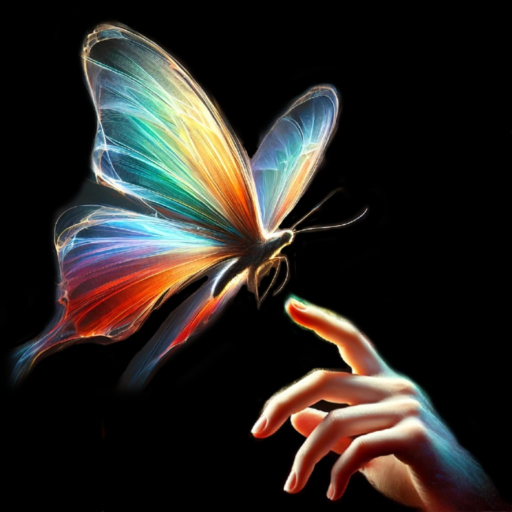
#> input picture butterfly-hand-combined.jpg, 1024 x 1024 px (shown at 1/2 size)
$ jupyter execute testing.ipynb   (older library calls are emulated)
#> lines starting #> are read from the running program, lines starting #| are printed output that depends on the picture; after the words box and inside, x2 and y2 are one past the last pixel; in counts of white or black regions, pixels touching at a corner belong together
[cell 1]
# Phase 1: Preprocessing
from PIL import Image, ImageOps
import numpy as np
import matplotlib.pyplot as plt

# = == Configurable Parameters ===
gamma = 1.5                 # Gamma correction factor
brightness_threshold = 20   # Brightness floor threshold (0–255)
alpha_sobel = 0     # Strength of soft enhancement
canny_boost = 255     # Brightness to add at hard edges


# === Load and Convert to Grayscale ===
input_path = "butterfly-hand-combined.jpg"
img = Image.open(input_path).convert("RGB")
#> img is the input picture: PIL image 1024x1024 RGB; mean R, G, B 41.5, 37, 33.1
gray = ImageOps.grayscale(img)
gray_np = np.array(gray).astype(np.float32)

# === Apply Gamma Correction ===
gamma_corrected = 255 * ((gray_np / 255) ** gamma)

# === Apply Brightness Threshold Floor ===
gamma_corrected[gamma_corrected < brightness_threshold] = 0
#> gamma_corrected: shape (1024, 1024) float32; min 0, max 255, mean 27.8
gamma_corrected = np.clip(gamma_corrected, 0, 255).astype(np.uint8)

import cv2

# === Convert gamma-corrected image to uint8 for OpenCV ===
gamma_uint8 = gamma_corrected.astype(np.uint8)

# === Compute Sobel Edge Map ===
sobel_x = cv2.Sobel(gamma_uint8, cv2.CV_64F, 1, 0, ksize=3)
sobel_y = cv2.Sobel(gamma_uint8, cv2.CV_64F, 0, 1, ksize=3)
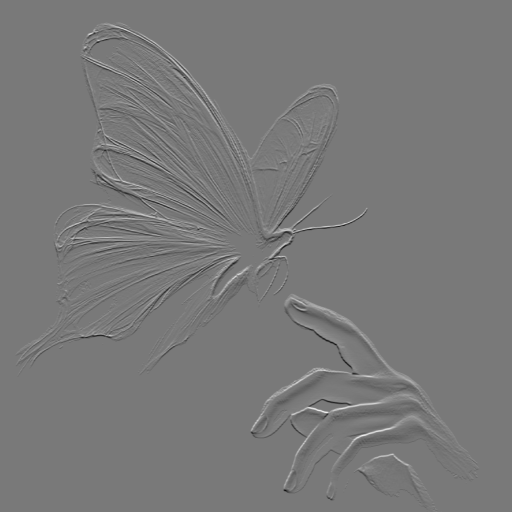
#> sobel_y: shape (1024, 1024) float64 (shown at 1/2 size); min -650, max 716, mean 0; drawn with min black and max white
sobel_mag = np.hypot(sobel_x, sobel_y)
sobel_mag = np.clip(sobel_mag / sobel_mag.max(), 0, 1) * 255
sobel_mag = sobel_mag.astype(np.uint8)

# === Compute Canny Edge Map ===

canny_edges = cv2.Canny(gamma_uint8, threshold1=50, threshold2=150)
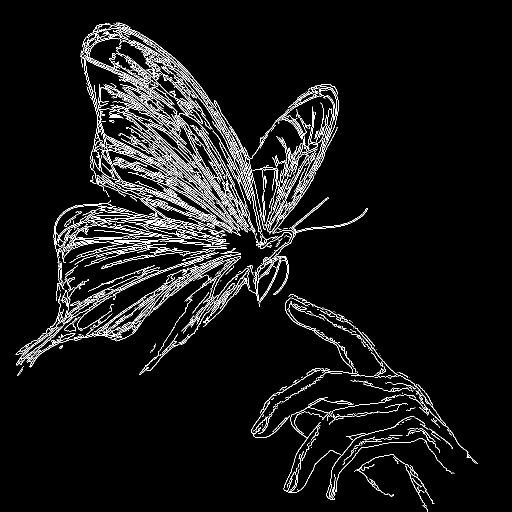
#> canny_edges: shape (1024, 1024) (shown at 1/2 size); 5.5% white in thin lines or dots, all inside (x1, y1, x2, y2) = (31, 45, 955, 1024)
canny_mask = (canny_edges > 0).astype(np.uint8)

# === Blend Both into Brightness Map ===

enhanced = gamma_uint8 + (alpha_sobel * sobel_mag).astype(np.uint8)
enhanced = np.clip(enhanced, 0, 255)
enhanced += (canny_mask * canny_boost)
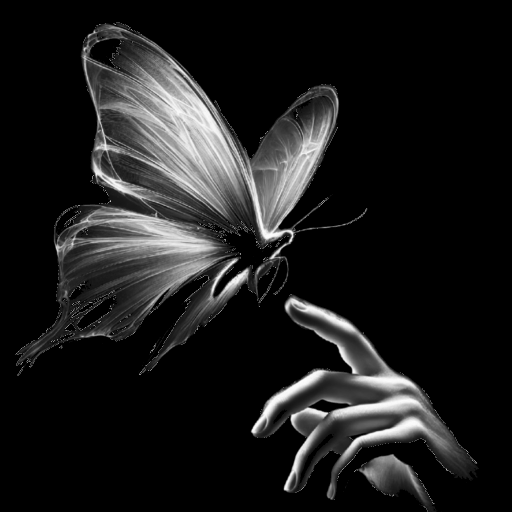
#> enhanced: shape (1024, 1024) (shown at 1/2 size); min 0, max 255, mean 28.1
enhanced = np.clip(enhanced, 0, 255)

# === Apply Brightness Threshold Floor (Post-Blend) ===
enhanced[enhanced < brightness_threshold] = 0
#> enhanced: shape (1024, 1024); 0.14% of pixels changed, all inside (x1, y1, x2, y2) = (32, 46, 955, 1024)
enhanced = enhanced.astype(np.uint8)

# === Save and Display ===
final_img = Image.fromarray(enhanced)
final_img.save("01_preprocessed2.png")

plt.imshow(final_img, cmap="gray")
plt.axis("off")
plt.title("01_preprocessed2.png (hybrid edge enhanced)")
plt.show()

[cell 2]
import random
from PIL import ImageDraw, Image
import numpy as np
import matplotlib.pyplot as plt

# === Phase 2: Dot Sampling ===

# === Configurable Parameters ===
num_dots_target = 4000        # Total number of dots to sample
dot_radius = 8                # Radius of each dot in pixels
overlap_allowed = 0.5         # e.g., allow 50% diameter overlap
delta = 1                   # Controls brightness influence (delta < 1 favors dark, >1 favors light)

# === Load Preprocessed Image ===
gray_img = Image.open("01_preprocessed2.png")
gray_np = np.array(gray_img).astype(np.float32)
height, width = gray_np.shape
#> height = 1024; width = 1024

# === Normalize to Probability Map and Apply Delta Curve ===
prob_map = (gray_np / 255.0) ** delta

# === Sample Dot Coordinates ===
coords = []
attempts = 0
max_attempts = num_dots_target * 10

while len(coords) < num_dots_target and attempts < max_attempts:
    x = random.randint(0, width - 1)
    y = random.randint(0, height - 1)
    if random.random() < prob_map[y, x]:
        coords.append((x, y))
    attempts += 1
#> after the loop, attempts = 35938; coords = 4000 pairs, first value 36 to 948, second value 46 to 1016

# === Filter Overlapping Dots ===
def filter_overlapping(coords, dot_radius, overlap_allowed):
#> called with dot_radius = 8, overlap_allowed = 0.5
    min_dist = 2 * dot_radius * (1 - overlap_allowed)
    min_dist_sq = min_dist ** 2
    accepted = []

    for x, y in coords:
        too_close = False
        for ax, ay in accepted:
            dx = x - ax
            dy = y - ay
            if dx * dx + dy * dy < min_dist_sq:
                too_close = True
                break
        if not too_close:
            accepted.append((x, y))
#> this loop made 4000 passes
#> (x, y) on passes 1 to 3: (788, 861), (447, 285), (594, 376)
#> after the loop, accepted = 1569 pairs, first value 36 to 944, second value 46 to 1016
    return accepted

# === Apply Overlap Constraint ===
coords = filter_overlapping(coords, dot_radius, overlap_allowed)
#> coords has the same summary as accepted in filter_overlapping
print(f"Total dots after overlap filtering: {len(coords)}")
#| Total dots after overlap filtering: 1569

# === Render Dots ===
dot_image = Image.new("RGB", (width, height), "black")
#> dot_image: PIL image 1024x1024 RGB; every value is 0
draw = ImageDraw.Draw(dot_image)

for x, y in coords:
    draw.ellipse(
        [(x - dot_radius, y - dot_radius), (x + dot_radius, y + dot_radius)],
        fill="white"
    )
#> this loop made 1569 passes

# === Save and Preview ===
dot_image.save("02_white_dots2.png")
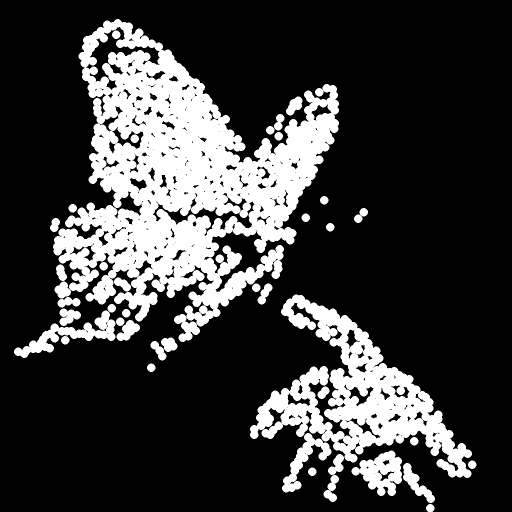
#> saved as 02_white_dots2.png: PIL image 1024x1024 RGB (shown at 1/2 size); 23.4% white; 39 white regions, largest, box (x1, y1, x2, y2) and area: (106, 38, 678, 684) 162703, (500, 589, 944, 956) 53055, (28, 621, 231, 716) 5556
plt.imshow(dot_image)
plt.axis("off")
plt.title("02_white_dots2.png")
plt.show()

[cell 3]
import colorsys

# === Configurable Parameters ===
light_thresh = 200
mid_thresh = 120
chroma_threshold = 0.1  # Below this, favor more neutral color in bin

# === Color Palette (bin-sorted) ===
color_bins = {
    'light': {
        'colors': {
            'Pale Ivory': '#F2E8D5',
            'Sky Blue': '#B8D9F9',
        }
    },
    'mid': {
        'colors': {
            'Warm Orange': '#F6A06D',
            'Lavender': '#9E85C4',
            'Muted Green': '#6BBF59',
        }
    },
    'dark': {
        'colors': {
            'Warm Brown': '#523F3A',
            'Slate Blue': '#303952',
        }
    }
}

# Convert hex to RGB (0–255) and to HSL (0–1)
def hex_to_rgb(h):
    h = h.lstrip('#')
    return tuple(int(h[i:i+2], 16) for i in (0, 2, 4))

def rgb_to_hsl(rgb):
    r, g, b = [v / 255.0 for v in rgb]
    return colorsys.rgb_to_hls(r, g, b)  # Returns (hue, lightness, saturation)

for bin_data in color_bins.values():
    color_data = []
    for name, hex_val in bin_data['colors'].items():
        rgb = hex_to_rgb(hex_val)
        h, l, s = rgb_to_hsl(rgb)
        chroma = s
        color_data.append({
            'name': name,
            'hex': hex_val,
            'rgb': rgb,
            'hue': h,
            'chroma': chroma
        })
    bin_data['colors'] = color_data

# === Load dot coordinates and original image ===
original_rgb = Image.open(input_path).convert("RGB")
dot_image = Image.new("RGB", original_rgb.size, "black")
draw = ImageDraw.Draw(dot_image)

colored_coords = []

for x, y in coords:
    x_i, y_i = int(round(x)), int(round(y))
    if not (0 <= x_i < original_rgb.width and 0 <= y_i < original_rgb.height):
        continue

    r, g, b = original_rgb.getpixel((x_i, y_i))
    lum = 0.299 * r + 0.587 * g + 0.114 * b

    # Assign tone bin
    if lum >= light_thresh:
        tone_bin = 'light'
    elif lum >= mid_thresh:
        tone_bin = 'mid'
    else:
        tone_bin = 'dark'

    h, l, s = rgb_to_hsl((r, g, b))
    chroma = s

    # Pick best match in bin
    best_color = None
    min_hue_diff = float('inf')
    for c in color_bins[tone_bin]['colors']:
        if chroma < chroma_threshold:
            best_color = min(color_bins[tone_bin]['colors'], key=lambda cc: cc['chroma'])
            break
        hue_diff = abs(h - c['hue'])
        if hue_diff > 0.5:
            hue_diff = 1.0 - hue_diff  # Wrap-around
        if hue_diff < min_hue_diff:
            min_hue_diff = hue_diff
            best_color = c

    draw.ellipse(
        [(x - dot_radius, y - dot_radius), (x + dot_radius, y + dot_radius)],
        fill=best_color['hex']
    )
    colored_coords.append((x, y, best_color['hex']))
#> this loop made 1569 passes
#> (x, y, x_i, y_i, lum) on passes 1 to 12: (788, 861, 788, 861, 248.6), (447, 285, 447, 285, 236.2), (594, 376, 594, 376, 219.1), (386, 245, 386, 245, 229.1), (378, 253, 378, 253, 223.8), (207, 532, 207, 532, 86.15), (324, 331, 324, 331, 210.2), (822, 855, 822, 855, 228.7), (406, 619, 406, 619, 145.2), (373, 205, 373, 205, 230.9), (306, 592, 306, 592, 130.8), (265, 600, 265, 600, 80.79)
#> (x, y) on passes 28 to 33: (334, 139), (589, 391), (355, 477), (175, 653), (241, 175), (369, 511)

# === Phase 4: Accent Injection ===
# Assumes: `colored_coords` from Phase 3 and `original_rgb` already loaded

# === Tunable Parameters ===
accent_chroma_threshold = 0.4
accent_luminance_min = 60
accent_luminance_max = 230
red_hue_range = [(0.95, 1.0), (0.0, 0.05)]
yellow_hue_range = [(0.12, 0.18)]

# === Accent Colors ===
accent_colors = {
    'Bright Red': '#FA5252',
    'Vivid Yellow': '#FEE440'
}

# === Hue Matching Function ===
def in_hue_range(h, ranges):
    for low, high in ranges:
        if low <= h <= high:
            return True
    return False

# === Process All Dots ===
updated_coords = []

for x, y, prev_color in colored_coords:
    x_i, y_i = int(round(x)), int(round(y))
    if not (0 <= x_i < original_rgb.width and 0 <= y_i < original_rgb.height):
        updated_coords.append((x, y, prev_color))
        continue

    r, g, b = original_rgb.getpixel((x_i, y_i))
    h, l, s = rgb_to_hsl((r, g, b))
    chroma = s
    luminance = 0.299 * r + 0.587 * g + 0.114 * b

    if (chroma > accent_chroma_threshold and
        accent_luminance_min <= luminance <= accent_luminance_max):

        if in_hue_range(h, red_hue_range):
            updated_coords.append((x, y, accent_colors['Bright Red']))
            continue
        elif in_hue_range(h, yellow_hue_range):
            updated_coords.append((x, y, accent_colors['Vivid Yellow']))
            continue

    updated_coords.append((x, y, prev_color))
#> this loop made 1569 passes

# === Re-render Image with Accents ===
accent_image = Image.new("RGB", original_rgb.size, "black")
draw = ImageDraw.Draw(accent_image)

for x, y, color in updated_coords:
    draw.ellipse(
        [(x - dot_radius, y - dot_radius), (x + dot_radius, y + dot_radius)],
        fill=color
    )
#> this loop made 1569 passes

accent_image.save("04_colored_with_accents2.png")
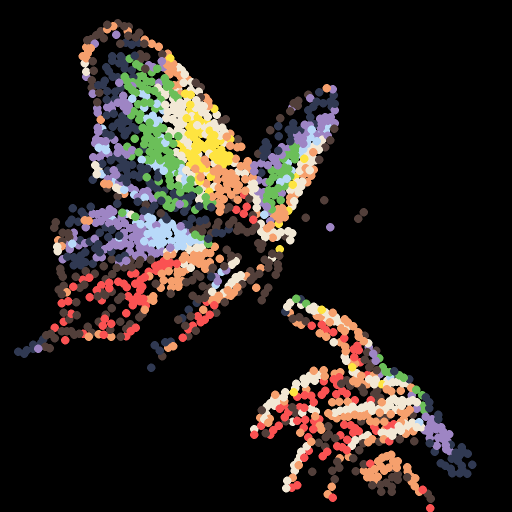
#> saved as 04_colored_with_accents2.png: PIL image 1024x1024 RGB (shown at 1/2 size); mean R, G, B 38.7, 32, 28.2
plt.imshow(accent_image)
plt.axis("off")
plt.title("04_colored_with_accents2.png")
plt.show()

[cell 4]
from collections import Counter

# === Count and Print Final Color Usage ===
color_counts = Counter(color for _, _, color in updated_coords)
total_dots = sum(color_counts.values())

# Map hex back to color names
hex_to_name = {v: k for k, v in {
    **{c['name']: c['hex'] for b in color_bins.values() for c in b['colors']},
    **accent_colors
}.items()}

# Print counts and percentages
print("\n=== Dot Counts by Color ===")
for hex_val, count in color_counts.most_common():
    name = hex_to_name.get(hex_val, hex_val)
    pct = 100 * count / total_dots
    print(f"{name:<15} {count:>5}  ({pct:5.2f}%)")
#> this loop made 9 passes
#> (hex_val, count) on passes 1 to 9: ('#F6A06D', 263), ('#F2E8D5', 249), ('#523F3A', 239), ('#303952', 193), ('#9E85C4', 187), ('#6BBF59', 149), ('#FA5252', 133), ('#B8D9F9', 88), ('#FEE440', 68)
#| Warm Orange       263  (16.76%)
#| Pale Ivory        249  (15.87%)
#| Warm Brown        239  (15.23%)
#| Slate Blue        193  (12.30%)
#| Lavender          187  (11.92%)
#| Muted Green       149  ( 9.50%)
#| Bright Red        133  ( 8.48%)
#| Sky Blue           88  ( 5.61%)
#> (further printed lines are left out)

[cell 5]
from PIL import Image, ImageDraw, ImageFont
import matplotlib.pyplot as plt

# === Load Previous Data ===
original_rgb = Image.open(input_path).convert("RGB")

# === Color to Number Mapping ===
color_number_map = {
    '#F2E8D5': '1',  # Pale Ivory
    '#B8D9F9': '2',  # Sky Blue
    '#F6A06D': '3',  # Warm Orange
    '#9E85C4': '4',  # Lavender
    '#6BBF59': '5',  # Muted Green
    '#523F3A': '6',  # Warm Brown
    '#303952': '7',  # Slate Blue
    '#FA5252': '8',  # Bright Red
    '#FEE440': '9',  # Vivid Yellow
}

# === Create Projection Image with Numbers ===
proj_image = Image.new("RGB", original_rgb.size, "black")
draw = ImageDraw.Draw(proj_image)

# Attempt to load a reasonable font; fallback if unavailable
try:
    font = ImageFont.truetype("DejaVuSans-Bold.ttf", size=12)
except:
    font = ImageFont.load_default()

# Draw numbers
for x, y, color in updated_coords:
    label = color_number_map.get(color.upper(), '?')
    draw.text((x, y), label, fill="white", anchor="mm", font=font)

# Save and show
proj_image.save("04_color_numbers_projection.png")
plt.imshow(proj_image)
plt.axis("off")
plt.title("04_color_numbers_projection.png")
plt.show()

[cell 6]
# === Configuration ===
grid_cols = 5  # 5 tiles across the full width
grid_rows = 5  # 5 tiles down the full height
tile_layouts = [(3, 2), (2, 2), (3, 2), (2, 2)]  # (width_in_tiles, height_in_tiles) for each output piece
input_image_path = "04_color_numbers_projection.png"

# === Load image ===
full_image = Image.open(input_image_path)
full_width, full_height = full_image.size
tile_w = full_width // grid_cols
tile_h = full_height // grid_rows

# === Create and save segments ===
segments = []
x_tiles_used = 0
y_tiles_used = 0
segment_count = 1

for layout in tile_layouts:
    tiles_wide, tiles_high = layout
    left = x_tiles_used * tile_w
    top = y_tiles_used * tile_h
    right = left + tiles_wide * tile_w
    bottom = top + tiles_high * tile_h

    # Extract subimage
    segment = full_image.crop((left, top, right, bottom))

    # Draw edge markers
    draw = ImageDraw.Draw(segment)
    bar_len = 30
    bar_thickness = 3

    # Horizontal midpoints
    mid_x = segment.width // 2
    mid_y = segment.height // 2

    # Top edge
    draw.rectangle([(mid_x - bar_len//2, 0), (mid_x + bar_len//2, bar_thickness)], fill="white")
    # Bottom edge
    draw.rectangle([(mid_x - bar_len//2, segment.height - bar_thickness),
                    (mid_x + bar_len//2, segment.height)], fill="white")
    # Left edge
    draw.rectangle([(0, mid_y - bar_len//2), (bar_thickness, mid_y + bar_len//2)], fill="white")
    # Right edge
    draw.rectangle([(segment.width - bar_thickness, mid_y - bar_len//2),
                    (segment.width, mid_y + bar_len//2)], fill="white")

    # Save segment
    filename = f"projection_segment_{segment_count}.png"
    segment.save(filename)
    segments.append((filename, segment.width, segment.height))
    segment_count += 1

    x_tiles_used += tiles_wide
    if x_tiles_used >= grid_cols:
        x_tiles_used = 0
        y_tiles_used += tiles_high
#> this loop made 4 passes
#> pass 1, `segment.save(filename)`:
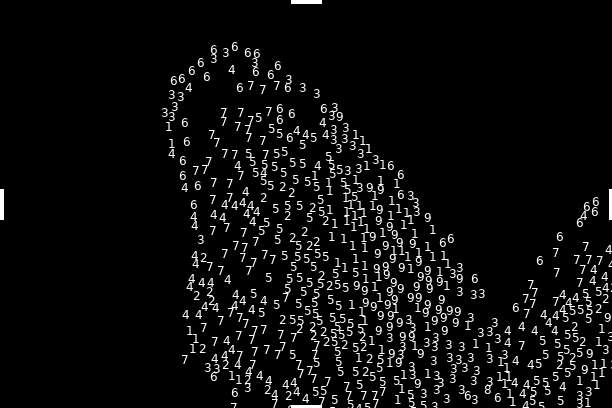
#> saved as projection_segment_1.png: PIL image 612x408 RGB; min 0, max 255, mean 12.7
#> after the loop:
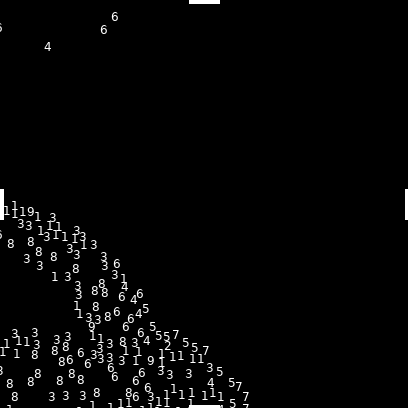
#> segment: PIL image 408x408 RGB; min 0, max 255, mean 5.4

# Display last segment as confirmation
plt.imshow(segment)
plt.axis("off")
plt.title("Last Projection Segment")
plt.show()

segments
#> Out = [('projection_segment_1.png', 612, 408), ('projection_segment_2.png', 408, 408), ('projection_segment_3.png', 612, 408), ('projection_segment_4.png', 408, 408)]

[cell 7]
import json

with open("updated_coords.js", "w") as f:
    f.write("const updated_coords = ")
    f.write(json.dumps(updated_coords))
    f.write(";")

[cell 8]
from PIL import Image
import numpy as np
import os

# === Input ===
input_path = "butterfly-white.png"

# === Output directory ===
os.makedirs("butterfly_colored", exist_ok=True)

# === Target colors ===
color_map = {
    'pale_ivory': '#F2E8D5',
    'sky_blue': '#B8D9F9',
    'warm_orange': '#F6A06D',
    'lavender': '#9E85C4',
    'muted_green': '#6BBF59',
    'warm_brown': '#523F3A',
    'slate_blue': '#303952',
    'bright_red': '#FA5252',
    'vivid_yellow': '#FEE440',
}

# === Helper ===
def hex_to_rgb(hex):
    h = hex.lstrip("#")
    return tuple(int(h[i:i+2], 16) for i in (0, 2, 4))

# === Load greyscale base ===
img = Image.open(input_path).convert("RGBA")
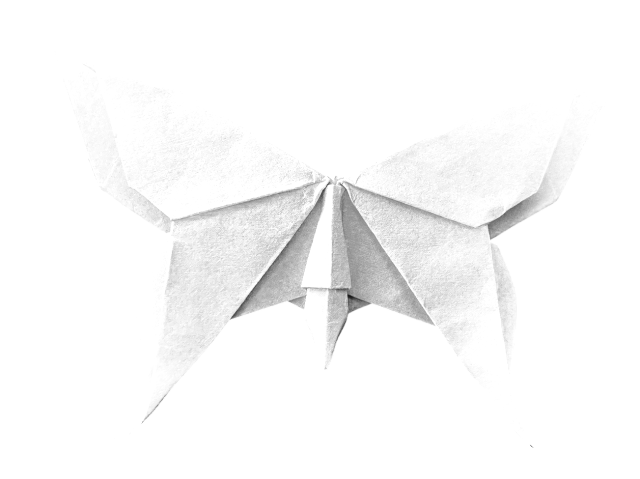
#> input picture butterfly-white.png, 1280 x 958 px (shown at 1/2 size)
#> img is the input picture: PIL image 1280x958 RGBA; mean R, G, B, A 76, 76, 76, 80.9
arr = np.array(img)

# === Split channels ===
gray = arr[..., 0:3].astype(np.float32) / 255.0
#> gray: shape (958, 1280, 3) float32
alpha = arr[..., 3:]

# === Generate tinted variants ===
for name, hex_color in color_map.items():
    rgb = np.array(hex_to_rgb(hex_color)) / 255.0
    tinted = (gray * rgb).clip(0, 1)
    tinted_uint8 = (tinted * 255).astype(np.uint8)

    out_arr = np.concatenate([tinted_uint8, alpha], axis=-1)
    out_img = Image.fromarray(out_arr, mode="RGBA")
    out_img.save(f"butterfly_colored/butterfly_{name}.png")
#> this loop made 9 passes
#> pass 1, `tinted = (gray * rgb).clip(0, 1)`:
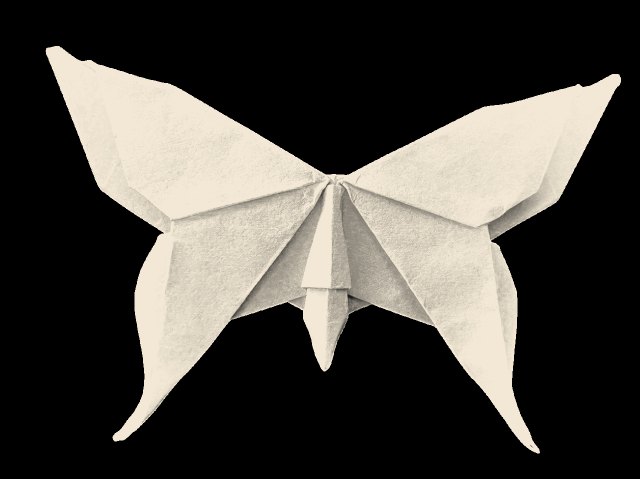
#> tinted: shape (958, 1280, 3) float64 (shown at 1/2 size); mean R, G, B 0.283, 0.271, 0.249
#> after the loop:
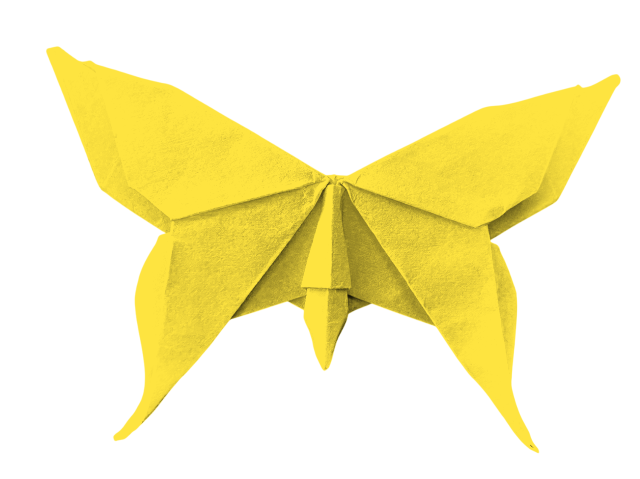
#> out_arr: shape (958, 1280, 4) (shown at 1/2 size); mean R, G, B, A 75.7, 67.8, 18.9, 80.9; transparent parts drawn white
